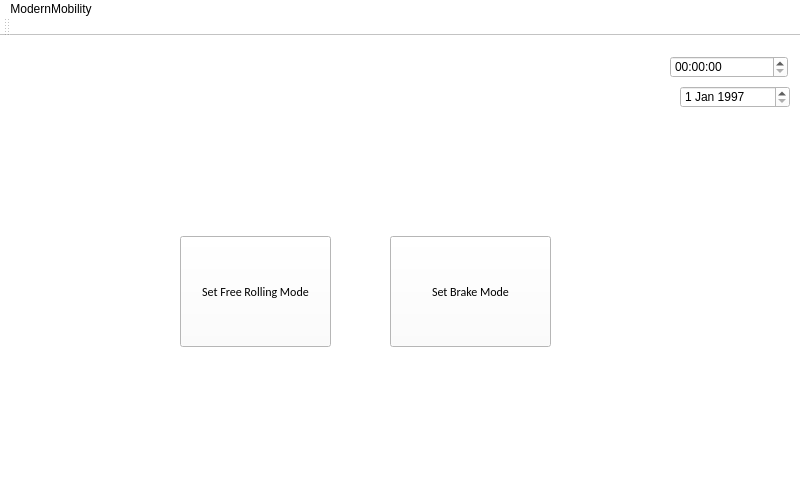
<?xml version="1.0" encoding="UTF-8"?>
<ui version="4.0">
 <class>MainWindow</class>
 <widget class="QMainWindow" name="MainWindow">
  <property name="geometry">
   <rect>
    <x>0</x>
    <y>0</y>
    <width>800</width>
    <height>492</height>
   </rect>
  </property>
  <property name="minimumSize">
   <size>
    <width>800</width>
    <height>492</height>
   </size>
  </property>
  <property name="windowTitle">
   <string>MainWindow</string>
  </property>
  <property name="styleSheet">
   <string notr="true">background-color: rgb(255, 255, 255);</string>
  </property>
  <widget class="QWidget" name="centralWidget">
   <widget class="QPushButton" name="BrakeModeBtn">
    <property name="geometry">
     <rect>
      <x>390</x>
      <y>200</y>
      <width>161</width>
      <height>111</height>
     </rect>
    </property>
    <property name="font">
     <font>
      <family>Calibri</family>
     </font>
    </property>
    <property name="mouseTracking">
     <bool>false</bool>
    </property>
    <property name="tabletTracking">
     <bool>false</bool>
    </property>
    <property name="text">
     <string>Set Brake Mode</string>
    </property>
   </widget>
   <widget class="QPushButton" name="FreeRollingBtn">
    <property name="geometry">
     <rect>
      <x>180</x>
      <y>200</y>
      <width>151</width>
      <height>111</height>
     </rect>
    </property>
    <property name="font">
     <font>
      <family>Calibri</family>
     </font>
    </property>
    <property name="mouseTracking">
     <bool>false</bool>
    </property>
    <property name="tabletTracking">
     <bool>false</bool>
    </property>
    <property name="text">
     <string>Set Free Rolling Mode</string>
    </property>
   </widget>
   <widget class="QLabel" name="label">
    <property name="geometry">
     <rect>
      <x>10</x>
      <y>10</y>
      <width>211</width>
      <height>141</height>
     </rect>
    </property>
    <property name="text">
     <string/>
    </property>
    <property name="pixmap">
     <pixmap>logoresized.png</pixmap>
    </property>
   </widget>
   <widget class="QDateEdit" name="dateEdit">
    <property name="geometry">
     <rect>
      <x>680</x>
      <y>50</y>
      <width>110</width>
      <height>22</height>
     </rect>
    </property>
    <property name="dateTime">
     <datetime>
      <hour>0</hour>
      <minute>3</minute>
      <second>0</second>
      <year>1997</year>
      <month>1</month>
      <day>1</day>
     </datetime>
    </property>
    <property name="time">
     <time>
      <hour>0</hour>
      <minute>3</minute>
      <second>0</second>
     </time>
    </property>
   </widget>
   <widget class="QTimeEdit" name="timeEdit">
    <property name="geometry">
     <rect>
      <x>670</x>
      <y>20</y>
      <width>118</width>
      <height>22</height>
     </rect>
    </property>
   </widget>
  </widget>
  <widget class="QMenuBar" name="menuBar">
   <property name="geometry">
    <rect>
     <x>0</x>
     <y>0</y>
     <width>800</width>
     <height>26</height>
    </rect>
   </property>
   <widget class="QMenu" name="menuMM">
    <property name="title">
     <string>ModernMobility</string>
    </property>
   </widget>
   <addaction name="menuMM"/>
  </widget>
  <widget class="QToolBar" name="mainToolBar">
   <attribute name="toolBarArea">
    <enum>TopToolBarArea</enum>
   </attribute>
   <attribute name="toolBarBreak">
    <bool>false</bool>
   </attribute>
  </widget>
  <widget class="QStatusBar" name="statusBar"/>
 </widget>
 <layoutdefault spacing="6" margin="11"/>
 <resources/>
 <connections/>
</ui>
